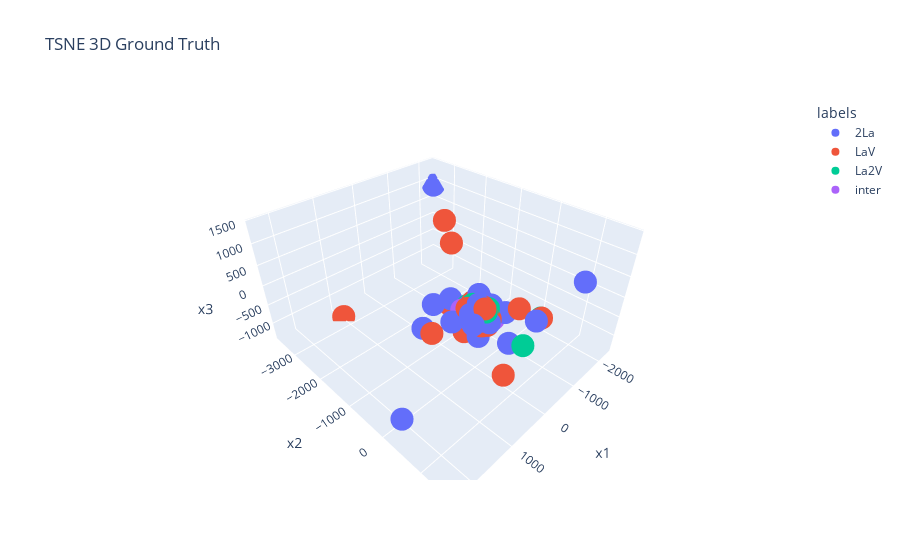

Notebook source saved alongside this figure:
### Code cell
fig = px.scatter_3d(dftsne_kmeans, x='x1', y='x2', z='x3', color=dftsne_kmeans['labels'], 
                    title='TSNE 3D Ground Truth')
fig.show()
